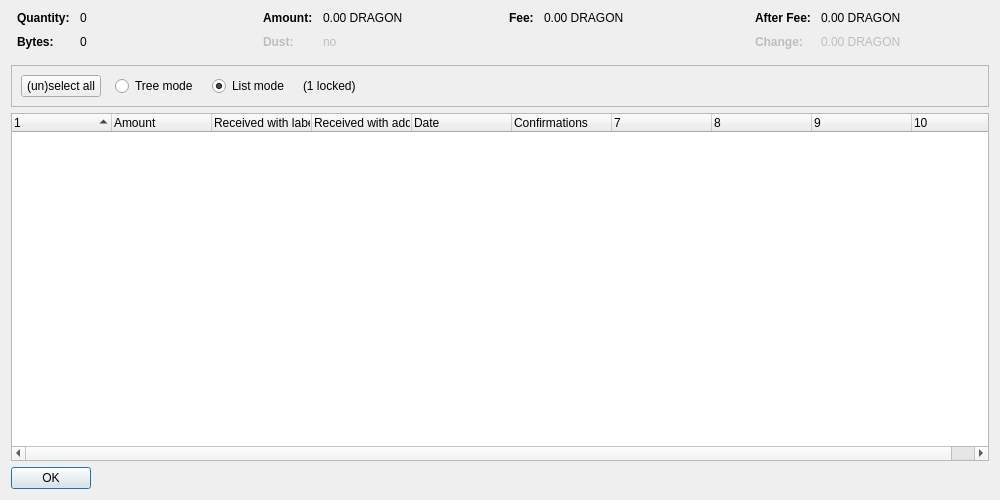
<?xml version="1.0" encoding="UTF-8"?>
<ui version="4.0">
 <class>CoinControlDialog</class>
 <widget class="QDialog" name="CoinControlDialog">
  <property name="geometry">
   <rect>
    <x>0</x>
    <y>0</y>
    <width>1000</width>
    <height>500</height>
   </rect>
  </property>
  <property name="windowTitle">
   <string>Coin Selection</string>
  </property>
  <layout class="QVBoxLayout" name="verticalLayout">
   <item>
    <layout class="QHBoxLayout" name="horizontalLayoutTop" stretch="0,0,0,0">
     <property name="topMargin">
      <number>0</number>
     </property>
     <property name="bottomMargin">
      <number>10</number>
     </property>
     <item>
      <layout class="QFormLayout" name="formLayoutCoinControl1">
       <property name="horizontalSpacing">
        <number>10</number>
       </property>
       <property name="verticalSpacing">
        <number>10</number>
       </property>
       <property name="leftMargin">
        <number>6</number>
       </property>
       <property name="rightMargin">
        <number>6</number>
       </property>
       <item row="0" column="0">
        <widget class="QLabel" name="labelCoinControlQuantityText">
         <property name="font">
          <font>
           <weight>75</weight>
           <bold>true</bold>
          </font>
         </property>
         <property name="text">
          <string>Quantity:</string>
         </property>
        </widget>
       </item>
       <item row="0" column="1">
        <widget class="QLabel" name="labelCoinControlQuantity">
         <property name="cursor">
          <cursorShape>IBeamCursor</cursorShape>
         </property>
         <property name="contextMenuPolicy">
          <enum>Qt::ActionsContextMenu</enum>
         </property>
         <property name="text">
          <string notr="true">0</string>
         </property>
         <property name="textInteractionFlags">
          <set>Qt::LinksAccessibleByMouse|Qt::TextSelectableByKeyboard|Qt::TextSelectableByMouse</set>
         </property>
        </widget>
       </item>
       <item row="1" column="0">
        <widget class="QLabel" name="labelCoinControlBytesText">
         <property name="font">
          <font>
           <weight>75</weight>
           <bold>true</bold>
          </font>
         </property>
         <property name="text">
          <string>Bytes:</string>
         </property>
        </widget>
       </item>
       <item row="1" column="1">
        <widget class="QLabel" name="labelCoinControlBytes">
         <property name="cursor">
          <cursorShape>IBeamCursor</cursorShape>
         </property>
         <property name="contextMenuPolicy">
          <enum>Qt::ActionsContextMenu</enum>
         </property>
         <property name="text">
          <string notr="true">0</string>
         </property>
         <property name="textInteractionFlags">
          <set>Qt::LinksAccessibleByMouse|Qt::TextSelectableByKeyboard|Qt::TextSelectableByMouse</set>
         </property>
        </widget>
       </item>
      </layout>
     </item>
     <item>
      <layout class="QFormLayout" name="formLayoutCoinControl2">
       <property name="horizontalSpacing">
        <number>10</number>
       </property>
       <property name="verticalSpacing">
        <number>10</number>
       </property>
       <property name="leftMargin">
        <number>6</number>
       </property>
       <property name="rightMargin">
        <number>6</number>
       </property>
       <item row="0" column="0">
        <widget class="QLabel" name="labelCoinControlAmountText">
         <property name="font">
          <font>
           <weight>75</weight>
           <bold>true</bold>
          </font>
         </property>
         <property name="text">
          <string>Amount:</string>
         </property>
        </widget>
       </item>
       <item row="0" column="1">
        <widget class="QLabel" name="labelCoinControlAmount">
         <property name="cursor">
          <cursorShape>IBeamCursor</cursorShape>
         </property>
         <property name="contextMenuPolicy">
          <enum>Qt::ActionsContextMenu</enum>
         </property>
         <property name="text">
          <string notr="true">0.00 DRAGON</string>
         </property>
         <property name="textInteractionFlags">
          <set>Qt::LinksAccessibleByMouse|Qt::TextSelectableByKeyboard|Qt::TextSelectableByMouse</set>
         </property>
        </widget>
       </item>
       <item row="1" column="0">
        <widget class="QLabel" name="labelCoinControlLowOutputText">
         <property name="enabled">
          <bool>false</bool>
         </property>
         <property name="font">
          <font>
           <weight>75</weight>
           <bold>true</bold>
          </font>
         </property>
         <property name="text">
          <string>Dust:</string>
         </property>
        </widget>
       </item>
       <item row="1" column="1">
        <widget class="QLabel" name="labelCoinControlLowOutput">
         <property name="enabled">
          <bool>false</bool>
         </property>
         <property name="cursor">
          <cursorShape>IBeamCursor</cursorShape>
         </property>
         <property name="contextMenuPolicy">
          <enum>Qt::ActionsContextMenu</enum>
         </property>
         <property name="text">
          <string notr="true">no</string>
         </property>
         <property name="textInteractionFlags">
          <set>Qt::LinksAccessibleByMouse|Qt::TextSelectableByKeyboard|Qt::TextSelectableByMouse</set>
         </property>
        </widget>
       </item>
      </layout>
     </item>
     <item>
      <layout class="QFormLayout" name="formLayoutCoinControl3">
       <property name="horizontalSpacing">
        <number>10</number>
       </property>
       <property name="verticalSpacing">
        <number>10</number>
       </property>
       <property name="leftMargin">
        <number>6</number>
       </property>
       <property name="rightMargin">
        <number>6</number>
       </property>
       <item row="0" column="0">
        <widget class="QLabel" name="labelCoinControlFeeText">
         <property name="font">
          <font>
           <weight>75</weight>
           <bold>true</bold>
          </font>
         </property>
         <property name="text">
          <string>Fee:</string>
         </property>
        </widget>
       </item>
       <item row="0" column="1">
        <widget class="QLabel" name="labelCoinControlFee">
         <property name="cursor">
          <cursorShape>IBeamCursor</cursorShape>
         </property>
         <property name="contextMenuPolicy">
          <enum>Qt::ActionsContextMenu</enum>
         </property>
         <property name="text">
          <string notr="true">0.00 DRAGON</string>
         </property>
         <property name="textInteractionFlags">
          <set>Qt::LinksAccessibleByMouse|Qt::TextSelectableByKeyboard|Qt::TextSelectableByMouse</set>
         </property>
        </widget>
       </item>
      </layout>
     </item>
     <item>
      <layout class="QFormLayout" name="formLayoutCoinControl4">
       <property name="horizontalSpacing">
        <number>10</number>
       </property>
       <property name="verticalSpacing">
        <number>10</number>
       </property>
       <property name="leftMargin">
        <number>6</number>
       </property>
       <property name="rightMargin">
        <number>6</number>
       </property>
       <item row="0" column="0">
        <widget class="QLabel" name="labelCoinControlAfterFeeText">
         <property name="font">
          <font>
           <weight>75</weight>
           <bold>true</bold>
          </font>
         </property>
         <property name="text">
          <string>After Fee:</string>
         </property>
        </widget>
       </item>
       <item row="0" column="1">
        <widget class="QLabel" name="labelCoinControlAfterFee">
         <property name="cursor">
          <cursorShape>IBeamCursor</cursorShape>
         </property>
         <property name="contextMenuPolicy">
          <enum>Qt::ActionsContextMenu</enum>
         </property>
         <property name="text">
          <string notr="true">0.00 DRAGON</string>
         </property>
         <property name="textInteractionFlags">
          <set>Qt::LinksAccessibleByMouse|Qt::TextSelectableByKeyboard|Qt::TextSelectableByMouse</set>
         </property>
        </widget>
       </item>
       <item row="1" column="0">
        <widget class="QLabel" name="labelCoinControlChangeText">
         <property name="enabled">
          <bool>false</bool>
         </property>
         <property name="font">
          <font>
           <weight>75</weight>
           <bold>true</bold>
          </font>
         </property>
         <property name="text">
          <string>Change:</string>
         </property>
        </widget>
       </item>
       <item row="1" column="1">
        <widget class="QLabel" name="labelCoinControlChange">
         <property name="enabled">
          <bool>false</bool>
         </property>
         <property name="cursor">
          <cursorShape>IBeamCursor</cursorShape>
         </property>
         <property name="contextMenuPolicy">
          <enum>Qt::ActionsContextMenu</enum>
         </property>
         <property name="text">
          <string notr="true">0.00 DRAGON</string>
         </property>
         <property name="textInteractionFlags">
          <set>Qt::LinksAccessibleByMouse|Qt::TextSelectableByKeyboard|Qt::TextSelectableByMouse</set>
         </property>
        </widget>
       </item>
      </layout>
     </item>
    </layout>
   </item>
   <item>
    <widget class="QFrame" name="frame">
     <property name="minimumSize">
      <size>
       <width>0</width>
       <height>40</height>
      </size>
     </property>
     <property name="frameShape">
      <enum>QFrame::StyledPanel</enum>
     </property>
     <property name="frameShadow">
      <enum>QFrame::Sunken</enum>
     </property>
     <layout class="QHBoxLayout" name="horizontalLayout">
      <item>
       <layout class="QHBoxLayout" name="horizontalLayoutPanel" stretch="0,0,0,0,0">
        <property name="spacing">
         <number>14</number>
        </property>
        <item>
         <widget class="QPushButton" name="pushButtonSelectAll">
          <property name="sizePolicy">
           <sizepolicy hsizetype="Maximum" vsizetype="Fixed">
            <horstretch>0</horstretch>
            <verstretch>0</verstretch>
           </sizepolicy>
          </property>
          <property name="text">
           <string>(un)select all</string>
          </property>
          <property name="autoDefault">
           <bool>false</bool>
          </property>
         </widget>
        </item>
        <item>
         <widget class="QRadioButton" name="radioTreeMode">
          <property name="sizePolicy">
           <sizepolicy hsizetype="Maximum" vsizetype="Fixed">
            <horstretch>0</horstretch>
            <verstretch>0</verstretch>
           </sizepolicy>
          </property>
          <property name="text">
           <string>Tree mode</string>
          </property>
         </widget>
        </item>
        <item>
         <widget class="QRadioButton" name="radioListMode">
          <property name="sizePolicy">
           <sizepolicy hsizetype="Maximum" vsizetype="Fixed">
            <horstretch>0</horstretch>
            <verstretch>0</verstretch>
           </sizepolicy>
          </property>
          <property name="text">
           <string>List mode</string>
          </property>
          <property name="checked">
           <bool>true</bool>
          </property>
         </widget>
        </item>
        <item>
         <widget class="QLabel" name="labelLocked">
          <property name="text">
           <string notr="true">(1 locked)</string>
          </property>
         </widget>
        </item>
        <item>
         <spacer name="horizontalSpacer">
          <property name="orientation">
           <enum>Qt::Horizontal</enum>
          </property>
          <property name="sizeHint" stdset="0">
           <size>
            <width>40</width>
            <height>20</height>
           </size>
          </property>
         </spacer>
        </item>
       </layout>
      </item>
     </layout>
    </widget>
   </item>
   <item>
    <widget class="CoinControlTreeWidget" name="treeWidget">
     <property name="contextMenuPolicy">
      <enum>Qt::CustomContextMenu</enum>
     </property>
     <property name="sortingEnabled">
      <bool>false</bool>
     </property>
     <property name="columnCount">
      <number>10</number>
     </property>
     <attribute name="headerShowSortIndicator" stdset="0">
      <bool>true</bool>
     </attribute>
     <attribute name="headerStretchLastSection">
      <bool>false</bool>
     </attribute>
     <column>
      <property name="text">
       <string/>
      </property>
     </column>
     <column>
      <property name="text">
       <string>Amount</string>
      </property>
     </column>
     <column>
      <property name="text">
       <string>Received with label</string>
      </property>
     </column>
     <column>
      <property name="text">
       <string>Received with address</string>
      </property>
     </column>
     <column>
      <property name="text">
       <string>Date</string>
      </property>
     </column>
     <column>
      <property name="text">
       <string>Confirmations</string>
      </property>
      <property name="toolTip">
       <string>Confirmed</string>
      </property>
     </column>
     <column>
      <property name="text">
       <string/>
      </property>
     </column>
     <column>
      <property name="text">
       <string/>
      </property>
     </column>
     <column>
      <property name="text">
       <string/>
      </property>
     </column>
     <column>
      <property name="text">
       <string/>
      </property>
     </column>
    </widget>
   </item>
   <item>
    <widget class="QDialogButtonBox" name="buttonBox">
     <property name="sizePolicy">
      <sizepolicy hsizetype="Maximum" vsizetype="Fixed">
       <horstretch>0</horstretch>
       <verstretch>0</verstretch>
      </sizepolicy>
     </property>
     <property name="orientation">
      <enum>Qt::Horizontal</enum>
     </property>
     <property name="standardButtons">
      <set>QDialogButtonBox::Ok</set>
     </property>
    </widget>
   </item>
  </layout>
 </widget>
 <customwidgets>
  <customwidget>
   <class>CoinControlTreeWidget</class>
   <extends>QTreeWidget</extends>
   <header>qt/coincontroltreewidget.h</header>
  </customwidget>
 </customwidgets>
 <resources/>
 <connections/>
</ui>
